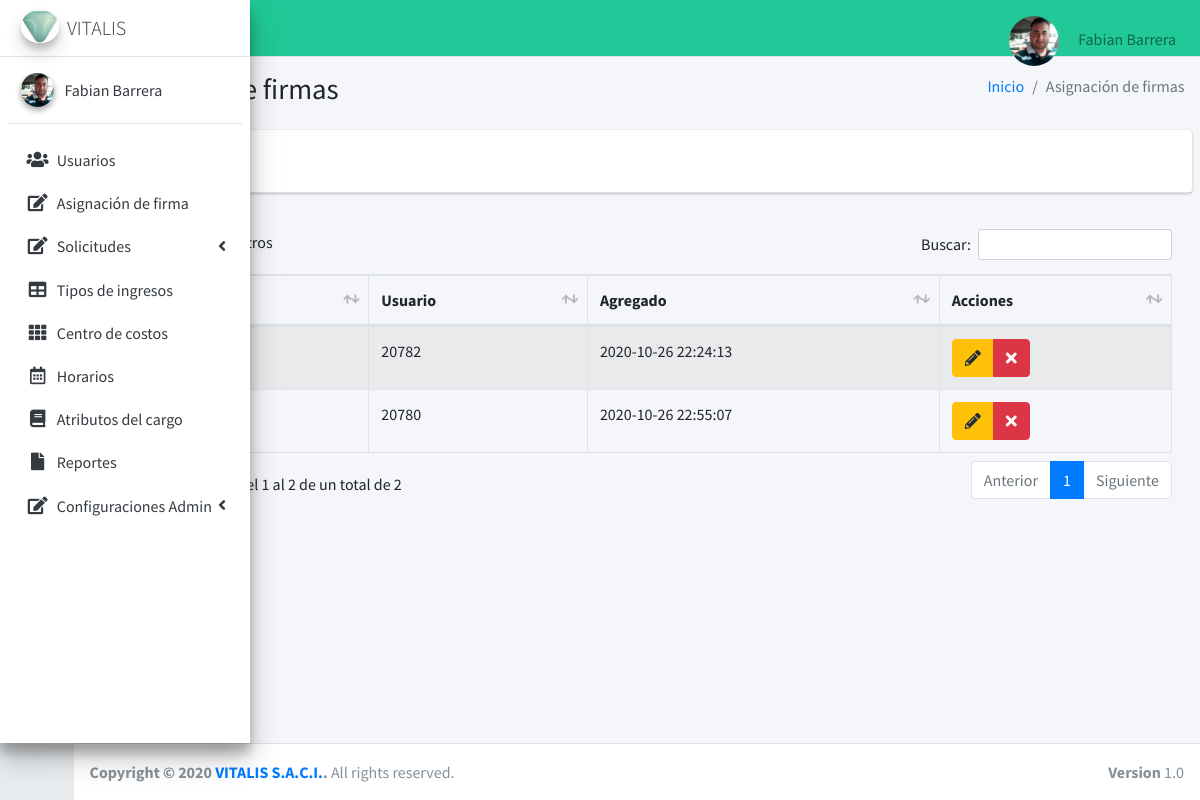
The page /asignacionFirma (signed in) on the database as committed earlier.
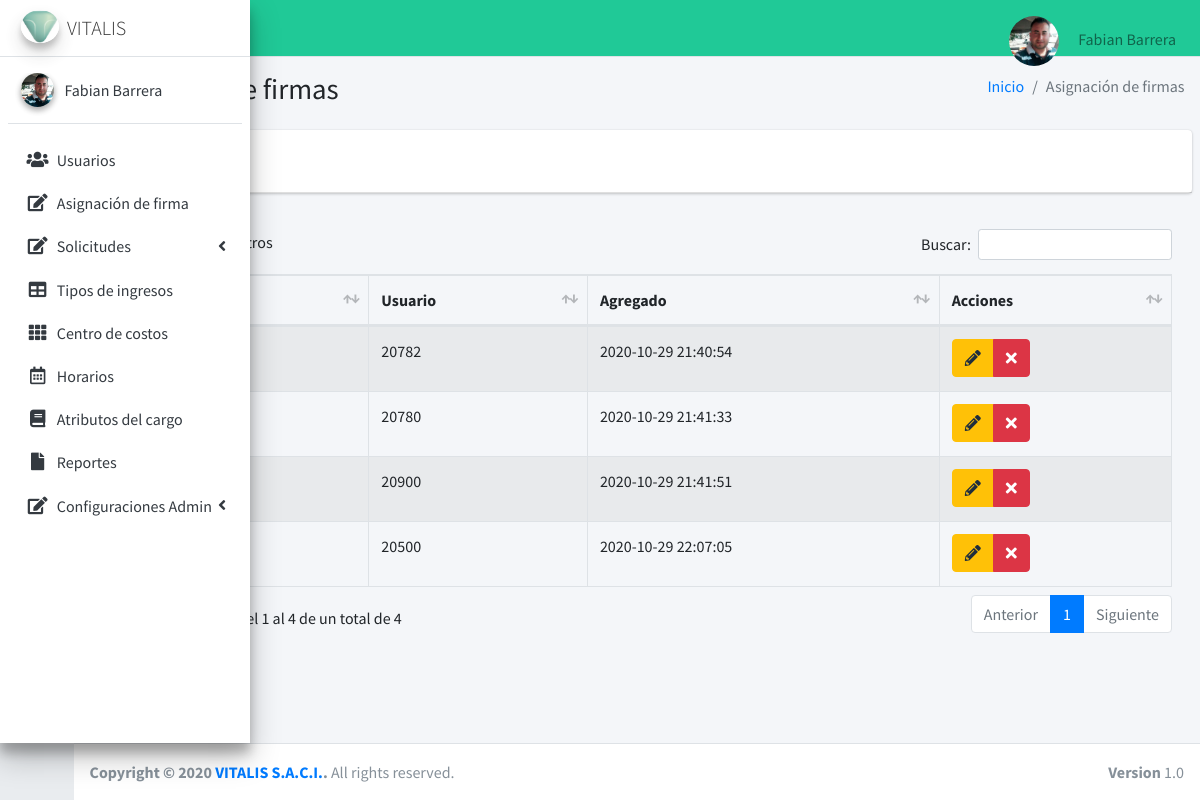
The same page on the database as committed later.
### tables this page shows
CREATE TABLE `firmas` (
  `id` int(11) NOT NULL,
  `id_usuario` int(11) NOT NULL,
  `imagen` text DEFAULT NULL,
  `fecha` timestamp NOT NULL DEFAULT current_timestamp()
);

### controladores/plantilla.controlador.php (called while the page is built)
<?php
class ControladorPlantilla{
    static public function ctrPlantilla(){
        include "vistas/plantilla.php";
    }
}

### index.php (called while the page is built, shortened)
<?php
  require_once "controladores/plantilla.controlador.php";
  require_once "controladores/usuarios.controlador.php";
  require_once "controladores/firmas.controlador.php";
  require_once "controladores/centroCostos.controlador.php";
  require_once "modelos/firmas.modelo.php";
  $plantilla =new ControladorPlantilla();
  $plantilla -> ctrPlantilla();
  ?>

### controladores/firmas.controlador.php (called while the page is built, shortened)
<?php
class ControladorFirmas{
    static public function ctrMostrarFirmas($item, $valor){
        $tabla = "firmas";
        $respuesta = ModeloFirmas::mdlMostrarFirmas($tabla, $item, $valor);
        return $respuesta;
	}
}

### modelos/conexion.php (called while the page is built)
<?php
class Conexion{
	static public function conectar(){
		$link = new PDO("mysql:host=localhost;dbname=vitaweb",
			            "root",
			            "");
		$link->exec("set names utf8");
		return $link;
	}
}

### modelos/firmas.modelo.php (called while the page is built, shortened)
<?php
require_once "conexion.php";
class ModeloFirmas{
    static public function mdlMostrarFirmas($tabla, $item, $valor){
        if ($item !=null){
            $stmt = Conexion::conectar()->prepare("SELECT * FROM $tabla WHERE $item = :$item");
            $stmt -> bindParam(":".$item, $valor, PDO::PARAM_STR);
            $stmt -> execute();
            return $stmt -> fetch();
        }else {
            $stmt = Conexion::conectar()->prepare("SELECT * FROM $tabla");
            $stmt -> execute();
            return $stmt ->fetchAll();
        }
    }
}

### vistas/modulos/asignacionFirma.php (the view, shortened to what this page needs)
<div class="content-wrapper">
  <section class="content-header">
    <div class="container-fluid">
      <div class="row mb-2">
        <div class="col-sm-6">
          <h1>Asignación de firmas</h1>
        </div>
        <div class="col-sm-6">
          <ol class="breadcrumb float-sm-right">
            <li class="breadcrumb-item"><a href="inicio">Inicio</a></li>
            <li class="breadcrumb-item active">Asignación de firmas</li>
          </ol>
        </div>
      </div>
    </div>
  </section>
  <section class="content">
    <div class="card">
      <div class="card-header">
        <button type="button" class="btn btn-primary" data-toggle="modal" data-target="#AgregarFirma">
        </button>
      </div>
    </div>
    <div class="card-body">
      <table id="example1" class="table table-bordered table-striped">
        <thead>
          <tr>
            <th style="width: 10px;" >#</th>
            <th>Imagen</th>
            <th>Usuario</th>
            <th>Agregado</th>
            <th>Acciones</th>
          </tr>
        </thead>
        <tbody>
        <?php
          $item = null;
          $valor = null;
          $firmas = ControladorFirmas::ctrMostrarFirmas($item, $valor);
          foreach ($firmas as $key => $value) {
            echo '<tr>
                    <td>'.($key+1).'</td>';
                    if ($value["imagen"] != ""){
                      echo '<td><img src="'.$value["imagen"].'" class="img-thumbnail" width="40px"></td>';
                    }else {
                      echo'<td><img src="vistas/img/firmas/default/firma2.png" class="img-thumbnail" width="40px"></td>';
                    }
                    echo '<td>'.$value["id_usuario"].'</td>
                    <td>'.$value["fecha"].'</td>
                    <td>
                      <div class="btn-group">
                        <button class="btn btn-warning btnEditarFirma"idFirma="'.$value ["id"].'" data-toggle="modal" data-target="#modalEditarFirma"><i class="fas fa-pencil-alt"></i></button>
                        <button class="btn btn-danger btnEliminarFirma"idFirma="'.$value ["id"].'"imagen="'.$value["imagen"].'"id_usuario="'.$value["id_usuario"].'"><i class="fa fa-times"></i></button>
                      </div>
                    </td>
                  </tr>';
          }
        ?>
        </tbody>
      </table>
    </div>
</div>
</div>

### vistas/plantilla.php (shortened to what this page needs)
<!DOCTYPE html>
<html>
<head>
  <link rel="stylesheet" href="vistas/plugins/fontawesome-free/css/all.min.css">
  <link rel="stylesheet" href="https://code.ionicframework.com/ionicons/2.0.1/css/ionicons.min.css">
  <link rel="stylesheet" href="vistas/plugins/datatables-bs4/css/dataTables.bootstrap4.min.css">
  <link rel="stylesheet" href="vistas/plugins/datatables-responsive/css/responsive.bootstrap4.min.css">
  <link rel="stylesheet" href="vistas/plugins/tempusdominus-bootstrap-4/css/tempusdominus-bootstrap-4.min.css">
  <link rel="stylesheet" href="vistas/plugins/icheck-bootstrap/icheck-bootstrap.min.css">
  <link rel="stylesheet" href="vistas/plugins/jqvmap/jqvmap.min.css">
  <link rel="stylesheet" href="vistas/dist/css/adminlte.css">
  <link rel="stylesheet" href="vistas/plugins/overlayScrollbars/css/OverlayScrollbars.min.css">
  <link rel="stylesheet" href="vistas/plugins/daterangepicker/daterangepicker.css">
  <link rel="stylesheet" href="vistas/plugins/summernote/summernote-bs4.css">
</head>
<body class="hold-transition sidebar-collapse sidebar-mini login-page">
  <?php
  if (isset($_SESSION["iniciarSesion"]) && $_SESSION["iniciarSesion"] == "ok") {
    echo '<div class="wrapper">';
    include "modulos/nav.php";
    include "modulos/menu.php";
    if (isset($_GET["ruta"])) {
      if (
        $_GET["ruta"] == "inicio" ||
        $_GET["ruta"] == "usuarios" ||
        $_GET["ruta"] == "asignacionFirma" ||
        $_GET["ruta"] == "administrarsolicitudes" ||
        $_GET["ruta"] == "crear-solicitud" ||
        $_GET["ruta"] == "editar-solicitud" ||
        $_GET["ruta"] == "tiposIngreso" ||
        $_GET["ruta"] == "centroCostos" ||
        $_GET["ruta"] == "horarios" ||
        $_GET["ruta"] == "atributosCargo" ||
        $_GET["ruta"] == "reportes" ||
        $_GET["ruta"] == "configuraciones" ||
        $_GET["ruta"] == "configurarCorreo" ||
        $_GET["ruta"] == "datosFormato" ||
        $_GET["ruta"] == "perfiles" ||
        $_GET["ruta"] == "login" ||
        $_GET["ruta"] == "salir"
      ) {
        include "modulos/" . $_GET["ruta"] . ".php";
      } else {
        include "modulos/404.php";
      }
    } else {
      include "modulos/inicio.php";
    }
    include "modulos/footer.php";
  } else {
    include "modulos/login.php";
  }
  ?>
</body>
</html>

### vistas/modulos/nav.php (shortened to what this page needs)
<nav class="main-header navbar navbar-expand navbar-teal navbar-light">
    <ul class="navbar-nav">
        <li class="nav-item">
            <a class="nav-link" data-widget="pushmenu" href="#" role="button"><i class="fas fa-bars"></i></a>
        </li>
    </ul>
    <ul class="navbar-nav ml-auto">
        <li class="nav-item dropdown user-menu">
            <a href="#" class="nav-link dropdown-toggle" data-toggle="dropdown" aria-expanded="false">
            <?php
                   if ($_SESSION["foto"] != ""){
                   echo '<img src="'.$_SESSION["foto"].'"class="img-size-50 mr-3 img-circle">';
                   }else {
                   echo '<img src="vistas/img/usuarios/user1.jpg" class="img-size-50 mr-3 img-circle">';
                   }
                   ?>
                <span class="d-none d-md-inline"> <?php echo $_SESSION["nombre"]; ?></span>
            </a>
        </li>
    </ul>
</nav>

### vistas/modulos/menu.php (shortened to what this page needs)
<aside class="main-sidebar sidebar-light-primary elevation-4">
    <a href="inicio" class="brand-link">
      <img src="vistas/dist/img/logo3.png" alt="AdminLTE Logo" class="brand-image img-circle elevation-3"
           style="opacity: .8">
      <span class="brand-text font-weight-light">VITALIS</span>
    </a>
    <div class="sidebar">
      <div class="user-panel mt-3 pb-3 mb-3 d-flex">
        <div class="image">
        <?php
                   if ($_SESSION["foto"] != ""){
                    echo '<img src="'.$_SESSION["foto"].'"class="img-circle elevation-2">';
                   }else {
                    echo '<img src="vistas/img/usuarios/user5.png" class="img-circle elevation-2" alt="User Image">';
                   }
                ?>
        </div>
        <div class="info">
          <a href="#" class="d-block"><?php echo $_SESSION["nombre"]; ?></a>
        </div>
      </div>
      <nav class="mt-2">
        <ul class="nav nav-pills nav-sidebar flex-column" data-widget="treeview" role="menu" data-accordion="false">
               <li class="nav-item">
            <a href="usuarios" class="nav-link">
              <i class="nav-icon fas fa-users"></i>
              <p>
                Usuarios
              </p>
            </a>
            <li class="nav-item">
            <a href="asignacionFirma" class="nav-link">
              <i class="nav-icon fas fa-edit"></i>
              <p>
                Asignación de firma
              </p>
            </a>
            <li class="nav-item has-treeview">
            <a href="#" class="nav-link">
            <i class="nav-icon fas fa-edit"></i>
              <p>
                Solicitudes
                <i class="right fas fa-angle-left"></i>
              </p>
            </a>
          </li>
          <li class="nav-item">
            <a href="tiposIngreso" class="nav-link">
            <i class="nav-icon fas fa-table"></i>
              <p>
                Tipos de ingresos
              </p>
            </a>
          </li>
          <li class="nav-item">
            <a href="centroCostos" class="nav-link">
              <i class="nav-icon fas fa-th"></i>
              <p>
                Centro de costos
              </p>
            </a>
          </li>
          <li class="nav-item">
            <a href="horarios" class="nav-link">
              <i class="nav-icon far fa-calendar-alt"></i>
              <p>
                Horarios
              </p>
            </a>
          </li>
          <li class="nav-item">
            <a href="atributosCargo" class="nav-link">
              <i class="nav-icon fas fa-book"></i>
              <p>
                Atributos del cargo
              </p>
            </a>
          </li>
          <li class="nav-item">
            <a href="reportes" class="nav-link">
              <i class="nav-icon fas fa-file"></i>
              <p>
                Reportes
              </p>
            </a>
          </li>
          <li class="nav-item has-treeview">
            <a href="configuraciones" class="nav-link">
            <i class="nav-icon fas fa-edit"></i>
              <p>
                Configuraciones Admin
                <i class="right fas fa-angle-left"></i>
              </p>
            </a>
          </li>
            </ul>
      </nav>
    </div>
  </aside>

### vistas/modulos/footer.php
<footer class="main-footer">
    <strong>Copyright &copy; 2020 <a href="#">VITALIS S.A.C.I.</a>.</strong>
    All rights reserved.
    <div class="float-right d-none d-sm-inline-block">
      <b>Version</b> 1.0
    </div>
  </footer>

Rows that differ between the two databases and show on the page:
changed firmas (number 1 of 4 on the later page): fecha "2020-10-26 22:24:13" → "2020-10-29 21:40:54"
changed firmas (number 2 of 4 on the later page): fecha "2020-10-26 22:55:07" → "2020-10-29 21:41:33"
added firmas: id_usuario "20900", fecha "2020-10-29 21:41:51"
added firmas: id_usuario "20500", fecha "2020-10-29 22:07:05"
Other text that changed with them:
text written by a page script: "Buscar: Mostrando registros del 1 al 2 de un total de 2 Anterior 1 Siguiente" → "Buscar: Mostrando registros del 1 al 4 de un total de 4 Anterior 1 Siguiente"
